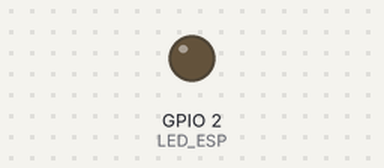
The sketch below on a simulated ESP8266 (Wemos D1 mini). On the bench: output pins drawn as LEDs (lit = HIGH). WiFi joins after 1.5 s; servers stay silent unless stated; no MQTT or app messages arrive unless stated; not simulated (calls return 0 or success): credentialsAdafruitIO.h; names the files do not define were given values by the test bench: AIO_SERVERPORT = 80; what the sketch prints to the serial monitor is not drawn.

Above: at 1.6 s.
At 120.1 s:
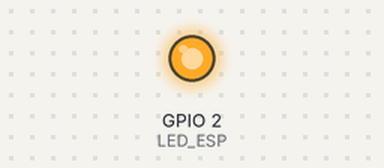
Timing chart, 0 to 121.6 s (numbered marks = the images above):
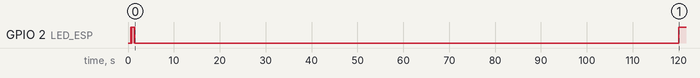

Measured:
- by itself, GPIO 2 (LED_ESP): goes LOW 0.10 s, HIGH 0.50 s, LOW 0.10 s, HIGH 0.10 s, LOW 119 s, then HIGH

The sketch:

eWaterPressureMoniESP8266MQTTAIO2.ino
```cpp
// (licence header left out)
/*
  Hardware

  1. sensor

  8-Dec-2015  5V 0-1.2MPa (0 to 12 bar) Press transducer SKU237545  $12.55   banggood  30-Dec-2015 banggood
  Working voltage 5.0VDC
  Output voltage 0.5 - 4.5VDC
  Working current < 10mA
  Max P 2.4 MPa
  Response time 2 ms

  2. MCU  D1 Mini with ESP8266 12

  Version 0.1 - testing sensor and display mv and converted pressure on serial monitor
  Version 0.2 - instead of powering with 5VDC, power with digital pin say D4
  as response time is 2ms, do a delay of 50ms to ensure stable sensor VCC //not done
  Version 0.3 - hook up to AIO MQTT (Adafruit). Display data and command button for control
  Version 0.4 - calibration of sensor volts (x) vs indicated pressure by SD boiler (y)
  Version 0.5 - LED_BUILTIN is broken. Used another def.
  Version 0.6 - new calibration, OTA, clean up
  Version 0.7 - onced triggered for LP sends notifications forever, so define notifCtr to limit. Local var in loop()
  Version 0.8 - added first order filtering to A0. See eSmoothAnalogPhotocell.ino
  Version 0.9 - modified filter only 5 samples

  LED flashes during WiFi connection
  LED is ON once WiFi connected and initiates OTA
  LED remains  ON during OTA allowed time
  Then LED subcribes to MQTT onoff switch


  There are non-ideal elements
  - no absolute standards were used, this is an empirical calibration
  - because of the expansion vase the initial response to increased volume is non-linear i.e. PV/T != ct since volume is variable until
  expansion vase pressure balances cct pressure
  - strong histerysis
  Not a major factor however since the output is used as a early warning system before cutoff of boiler when indicated pressure is at 0.6 bar or below

  CALIBRATION DATA
  x sensorValue from Pressure transducer
  y indicated pressure by digital manometer of SD boiler
  n =>5 datapoints per station
  measure going up to 1.9 and down to 0.7 bar
  initial conditions: sensorVolts: 236, indicated pressure: 1.0 bar

  Linear equation for increasing pressure:
  y = 0.01x - 1.5558
  Linear equation for decreasing pressure:
  y = 0.0111x - 1.5876
  y = 0.007x -0.7358  new cal R^2 is 0.82

  Vcc 5v from micro USB or 2-screw terminal
  A0 input sensor from 3-pin header or 3-screw terminal
  D0 output to 3.3 to 5.0 level shifter to 2-pin header
*/

#define FILTER
#define DEBUG
#include <ESP8266WiFi.h>  //basic w/o OTA
#include <ESP8266mDNS.h>  //for OTA
#include <WifiUdp.h>      //for OTA
#include <ArduinoOTA.h>   //for OTA
#include "Adafruit_MQTT.h"  //basic w/o OTA
#include "Adafruit_MQTT_Client.h"  //basic w/o OTA
#include <credentialsAdafruitIO.h>  //no need to put confidential details below now

static const uint8_t LED_ESP = 2;// GPIO2 or D4
float x = 0.0;
float y = 0.0;
float filteredx = 0.0;
uint8_t pinD0 = 16;  //pin D0 is GPIO 16 on D1 Mini
bool LPAlarm = 0;
uint8_t notifCtr = 0; //notification counter to limit notifications


/*  WiFi Access Point and MQTT Broker setup, for manual def if not using my lib credentiaslAdafruitIO
  #define WLAN_SSID       "xxx"
  #define WLAN_PASS       "xxx"
  #define AIO_SERVER      "io.adafruit.com"
  #define AIO_SERVERPORT  1883                   // use 8883 for SSL
  #define AIO_USERNAME    "xxx"
  #define AIO_KEY         "xxx"
*/


WiFiClient client; // Create an ESP8266 WiFiClient class to connect to the MQTT server.
//WiFiClientSecure client;  //alternative with secure client

Adafruit_MQTT_Client mqtt(&client, AIO_SERVER, AIO_SERVERPORT, AIO_USERNAME, AIO_KEY); // Setup the MQTT client class

// Setup feeds using the form: <username>/feeds/<feedname> for publish and subscribe
Adafruit_MQTT_Publish sensorValue = Adafruit_MQTT_Publish(&mqtt, AIO_USERNAME "/feeds/sensorValue");
Adafruit_MQTT_Publish boilerPressure = Adafruit_MQTT_Publish(&mqtt, AIO_USERNAME "/feeds/boilerPressure");
Adafruit_MQTT_Publish rssi = Adafruit_MQTT_Publish(&mqtt, AIO_USERNAME "/feeds/rssi");
Adafruit_MQTT_Publish LowPressAlarm = Adafruit_MQTT_Publish(&mqtt, AIO_USERNAME "/feeds/LowPressAlarm");
Adafruit_MQTT_Subscribe onoffbutton = Adafruit_MQTT_Subscribe(&mqtt, AIO_USERNAME "/feeds/onoff");

void MQTT_connect();

void setup() {

  pinMode(LED_ESP, OUTPUT); //not needed, for checking command button. active low

#ifdef DEBUG
  Serial.begin(115200);
  delay(10);


  Serial.println();
  Serial.println(F("<< eWater Pressure Monitoring with MQTT >>"));
  Serial.println();
  Serial.print("Connecting to ");// Connect to WiFi access point.
  Serial.println(WLAN_SSID4);
#endif

  WiFi.begin(WLAN_SSID4, WLAN_PASS4);
  while (WiFi.status() != WL_CONNECTED) {

    //blink to show connected Wifi _.  negative logic
    delay(500);
#ifdef DEBUG
    Serial.print(".");
#endif
    digitalWrite(LED_ESP, !HIGH);
    delay(100);
    digitalWrite(LED_ESP, !LOW);
    delay(100);
    digitalWrite(LED_ESP, !HIGH);
    delay(100);
    digitalWrite(LED_ESP, !LOW);

  }
#ifdef DEBUG
  Serial.println();
  Serial.println("WiFi connected");
  Serial.println("IP address: "); Serial.println(WiFi.localIP());
#endif

  //OTA Setup
  ArduinoOTA.setPort(8266); //  Port default 8266
  ArduinoOTA.setHostname("D1mini1"); //  Host name default esp8266-chipID
  ArduinoOTA.setPassword((const char *)"4949");
  ArduinoOTA.onStart([]() {
    #ifdef DEBUG
    Serial.println(F("Start"));
    #endif
  });
  ArduinoOTA.onEnd([] () {
    #ifdef DEBUG
    Serial.println(F("\nEnd"));
    #endif
  });
  ArduinoOTA.onProgress([](unsigned int progress, unsigned int total) {
    #ifdef DEBUG
    Serial.printf("Progresss: %u%%\r", (progress / (total / 100)));
    #endif
  });
  ArduinoOTA.onError([](ota_error_t error) {
    #ifdef DEBUG
    Serial.printf("Error[%u]:", error);
    if  (error == OTA_AUTH_ERROR) Serial.println(F("Auth Failed"));
    else if (error == OTA_BEGIN_ERROR) Serial.println(F("Begin Failed"));
    else if (error == OTA_CONNECT_ERROR) Serial.println(F("Connect Failed"));
    else if (error == OTA_RECEIVE_ERROR) Serial.println(F("Receive Failed"));
    else if (error == OTA_END_ERROR) Serial.println(F("End Failed"));
    #endif
  });
  ArduinoOTA.begin();
  #ifdef DEBUG
  Serial.println(F("OTA Ready"));
  #endif

  mqtt.subscribe(&onoffbutton); // Setup MQTT subscription onoff feed.
}


bool otaFlag = true;
uint32_t timeElapsed = 0;

void loop() {
  //120 sec allowing OTA
  if (otaFlag) {
    while (timeElapsed < 120000) {
      //wait 120 s for upload
      ArduinoOTA.handle();
      digitalWrite(LED_ESP, !HIGH);
      timeElapsed = millis();
      #ifdef DEBUG
      Serial.print("\ntimeElapsed is: ");
      Serial.println(timeElapsed);
      #endif
      delay(10);
    }
    otaFlag = false;
    digitalWrite(LED_ESP, !LOW);
  }

  MQTT_connect(); // Ensure the connection to the MQTT server is alive


  Adafruit_MQTT_Subscribe *subscription;  //check button command
  while ((subscription = mqtt.readSubscription(5000))) {
    if (subscription == &onoffbutton) {
      #ifdef DEBUG
      Serial.print(F("Got On-Off button: "));
      Serial.println((char *)onoffbutton.lastread);
      #endif

      /* Apply Message fo lamp  Since adafruit.io publishes the data as a string,
        using strcmp (string compare) is an easy way to determine whether you got a particular value. Don't forget it returns 0 on success! */
      if (strcmp((char *)onoffbutton.lastread, "ON") == 0) {
        digitalWrite(LED_ESP, !HIGH); //active low
      }
      if (strcmp((char *)onoffbutton.lastread, "OFF") == 0) {
        digitalWrite(LED_ESP, !LOW);//active low
      }
    }
  }

  //publish to MQTT broker
  x = analogRead(A0); //value of pressure sensorVolts

  #ifdef FILTER
  filteredx = firstOrderFilter(x, filteredx, 5);
  x = filteredx;
  #endif

  delay(10); //response time of sensor 2ms
  y = x * 0.007 - 0.7358; //equation from down going linear regression of x vs y

  if (y >= 1.0) {
    notifCtr = 0;
  }
  else {
    notifCtr++;
  }
  #ifdef DEBUG
  Serial.print("\nnotifCtr after  if pres ok is: ");
  Serial.println(notifCtr);
  #endif

  if (y < 1.0 && notifCtr < 3) {
    LPAlarm = 1; //set low pressure alarm high so that 3 times MQTT notifies
    LowPressAlarm.publish(LPAlarm);

  }

  else {
    LPAlarm = 0; //reset warning as already notified 3 times
    LowPressAlarm.publish(LPAlarm);  //reset feed also
  }

  if (notifCtr > 10) {
    notifCtr = 10; //to avoid overflow since device on long time
  }
  #ifdef DEBUG
  Serial.print("\nnotifCtr after  if pres not ok is: ");
  Serial.println(notifCtr);
  Serial.print("\nLPAlarm is: ");
  Serial.println(LPAlarm);
  #endif

  /*
    if (! LowPressAlarm.publish(LPAlarm)) {
      Serial.println(F("Failed"));
    } else {
      Serial.println(F("OK!"));

    else {
      LPAlarm = 0; //reset warning
      LowPressAlarm.publish(LPAlarm);  //reset feed also
    }


  */
  #ifdef DEBUG
  Serial.print(F("\n*************"));
  Serial.print(F("\nSending sensorValue "));
  Serial.print(x); Serial.print("...");
  #endif

  if (! sensorValue.publish(x)) {
    #ifdef DEBUG
    Serial.println(F("Failed"));
    #endif

  } else {
    #ifdef DEBUG
    Serial.println(F("OK!"));
    #endif

  }

  Serial.print(F("Sending boilerPressure (bar) "));
  y = constrain(y, 0, 12); //constrain the calculated value to positive sensor range
  Serial.print(y);
  Serial.print("...");
  if (! boilerPressure.publish(y)) {
    Serial.println(F("Failed"));
  } else {
    Serial.println(F("OK!"));
  }

  // Print RSSI  (-50 excellent, -75 good, -90 at limit)
  int rssiVal = WiFi.RSSI();
  Serial.print(F("RSSI:"));
  Serial.print(rssiVal);
  Serial.print("...");
  // rssi.publish(rssiVal);  //without safety net

  if (! rssi.publish(rssiVal)) {
    Serial.println(F("Failed"));
  } else {
    Serial.println(F("OK!"));
  }
  delay(30000);


  /*// ping the server to keep the mqtt connection alive
    if(! mqtt.ping()) {
    mqtt.disconnect();
    }// NOT required if you are publishing once every KEEPALIVE seconds
  */
}

//filtering function

float firstOrderFilter(float inputValue, float currentValue, uint16_t filter) {
  float newValue = (inputValue + (currentValue * filter)) / (filter + 1);
  return newValue;
}

void MQTT_connect() {   //connect and reconnect as necessary to the MQTT server
  int8_t ret;

  // Stop if already connected.
  if (mqtt.connected()) {
    return;
  }

  Serial.print("Connecting to MQTT... ");

  uint8_t retries = 3;
  while ((ret = mqtt.connect()) != 0) { // connect will return 0 for connected
    Serial.println(mqtt.connectErrorString(ret));
    Serial.println("Retrying MQTT connection in 5 seconds...");
    mqtt.disconnect();
    delay(5000);  // wait 5 seconds
    retries--;
    if (retries == 0) {
      // basically die and wait for WDT to reset me
      while (1);
    }
  }
  Serial.println("MQTT Connected!");
}
```
